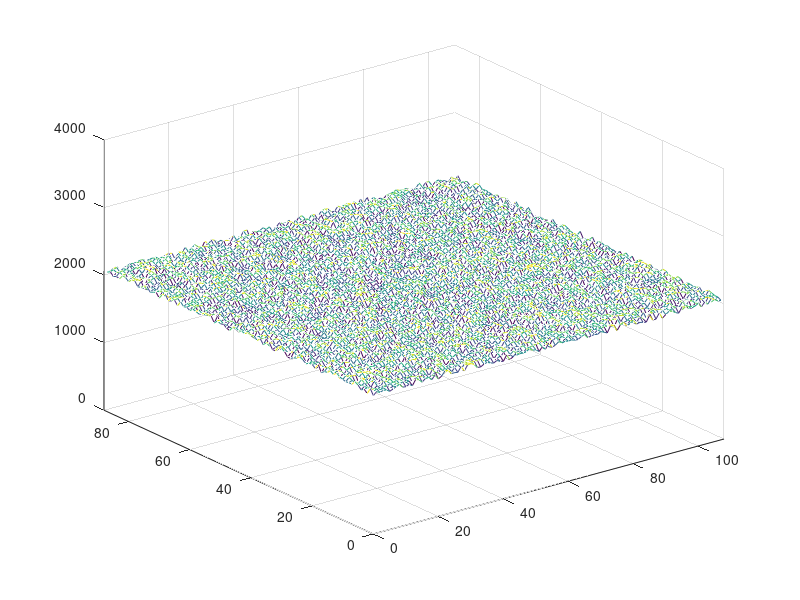

MATLAB code to generate this figure: (Note: this script raises an error after producing the figure.)
B = 2000*ones(88,108);
Noise = fix(100*rand(88,108));
B = B+Noise;
figure,mesh(B);
axis([0 108 0 88 0 4000]);
xlswrite('TouchData',B);

Noise = fix(100*rand(88,108))+800;
B = B+Noise;
figure,mesh(B);
axis([0 108 0 88 0 4000]);
xlswrite('NoTouchData',B);